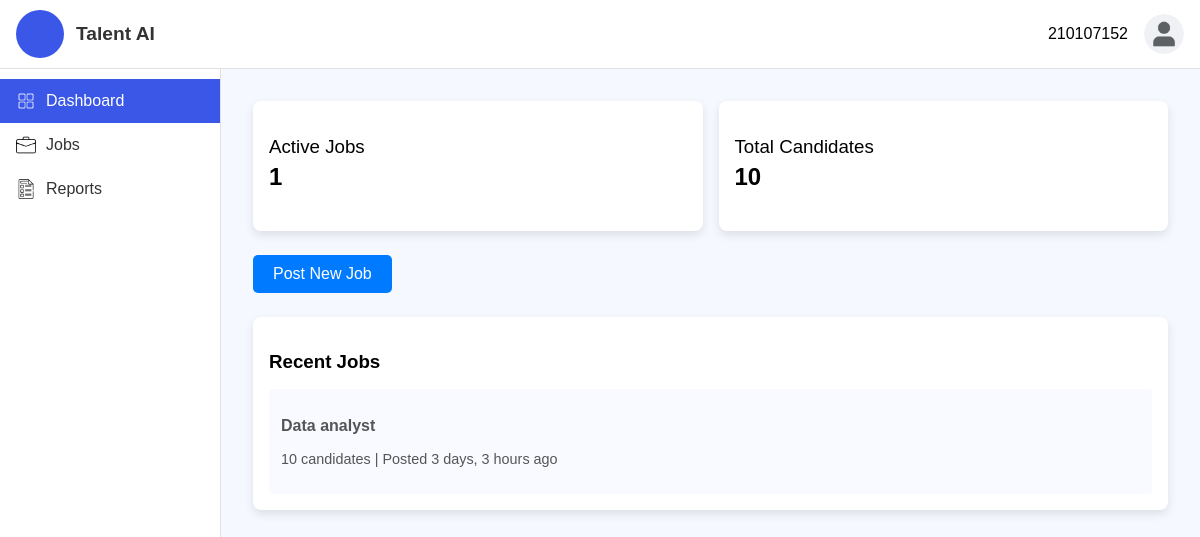
The page / (signed in) on the database its author committed.
### account/models.py (models this page shows, shortened)
class Job(models.Model):
    EMPLOYMENT_TYPE_CHOICES = [
        ('full-time', 'Full-Time'),
        ('part-time', 'Part-Time'),
        ('online', 'Online'),
    ]
    EXPERIENCE_LEVEL_CHOICES = [
        ('entry', 'Entry (0-1 years)'),
        ('mid', 'Mid (1-3 years)'),
        ('senior', 'Senior (3+ years)'),
    ]
    employer = models.ForeignKey(User, on_delete=models.CASCADE)
    job_title = models.CharField(max_length=200)
    location = models.CharField(max_length=100)
    experience_level = models.CharField(max_length=20, choices=EXPERIENCE_LEVEL_CHOICES)
    employment_type = models.CharField(max_length=20, choices=EMPLOYMENT_TYPE_CHOICES)
    requirements = models.TextField()
    skills = models.TextField()
    responsibilities = models.TextField()
    job_description = models.TextField()
    posted_at = models.DateTimeField(auto_now_add=True)
    embedded_details = models.JSONField(default=dict, blank=True, null=True)

### account/views.py (the view)
# urls.py: path('', views.dashboard, name='dashboard'),
@login_required
def dashboard(request):
    recent_jobs = Job.objects.filter(employer=request.user).order_by('-posted_at')[:10]
    jobs = []
    for job in recent_jobs:
        jobs.append((job,len(job.resumes.all())))
    all_jobs = Job.objects.all()
    active_jobs = len(list(all_jobs))
    total_candidates = 0
    for job in all_jobs:
        total_candidates += len(list(job.resumes.all()))
    return render(request,'account/dashboard.html',{'recent_jobs': jobs,
                                                    'active_jobs': active_jobs,
                                                    'total_candidates':total_candidates,
                                                    'user': request.user,
                                                    'active_page': 'dashboard'})

### account/templates/account/dashboard.html (shortened to what this page needs)
{% extends "base.html" %}
{% load static %}
{% block extra_css %}
<link rel="stylesheet" href="{% static 'css/dashboard.css' %}">
{% endblock %}
{% block content %}
<div class="container">
    <div class="statsSection">
        <div class="statCard">
            <h3 class="cardTitle">Active Jobs</h3>
            <p class="cardNumber">{{ active_jobs }}</p>
        </div>
        <div class="statCard">
            <h3 class="cardTitle">Total Candidates</h3>
            <p class="cardNumber">{{total_candidates}}</p>
        </div>
    </div>
    <div class="actions">
        <button class="primaryButton" id="postJobBtn"><a href="{% url 'post_job' %}" class="postjob_a">Post New Job</a></button>
    </div>
    <div class="listsSection">
        <div class="listCard">
            <h3 class="listTitle">Recent Jobs</h3>
            {% for job, resumes in recent_jobs %}
                <div class="listItem">
                    <p class="jobTitle"><a href="{% url 'candidates:job_posts' job_id=job.id %}" style="text-decoration: none; color:#555 ;">{{ job.job_title }}</a></p>
                    <p class="jobDetails">{{ resumes }} candidate{{ resumes|pluralize }}
                      | Posted {{ job.posted_at|timesince  }} ago</p>
                </div>
            {% empty %}
            <h3 class="listTitle">No recent jobs found.</h3>
            {% endfor %}
        </div>
    </div>
</div>
{% endblock %}

### account/templates/base.html (shortened to what this page needs)
{% load static %}
<!DOCTYPE html>
<html lang="en">
<head>
    <link rel="stylesheet" href="https://cdnjs.cloudflare.com/ajax/libs/font-awesome/6.0.0-beta3/css/all.min.css">
    <link rel="stylesheet" href="{% static 'css/base.css' %}">
    {% block extra_css %}{% endblock %}
</head>
<body>
    <header class="header">
        <div class="toolbar">
            <div class="brandSection">
                <div class="brandAvatar"></div>
                <span class="logo">Talent AI</span>
            </div>
            <div class="userSection" id="userSection">
                <span id="userName">{{ user }}</span>
                <button class="userAvatarBtn" id="menuToggle">
                    <div class="userAvatar" style="background-image: url('{% static 'images/profile.png' %}');"></div>
                </button>
            </div>
        </div>
      </header>
    <div class="wrapper">
    <aside class="aside">
        <nav>
            <ul class="menu">
                <a href="{% url 'dashboard' %}" class="sidebar_a">
                    <li class="menuItemlink {% if active_page == 'dashboard' %}activeLink{% endif %}" >
                        <img src="{% static 'images/dashboard.png' %}" class="menuIcon" alt="Dashboard Icon">
                        <span>Dashboard</span>
                    </li>
                </a>
                <a href="{% url 'jobs:jobs_list' %}" class="sidebar_a">
                    <li class="menuItemlink {% if active_page == 'jobs' %}activeLink{% endif %}" >
                        <img src="{% static 'images/jobs.png' %}" class="menuIcon" alt="Jobs Icon">
                        <span>Jobs</span>
                    </li>
                </a>
                <a href="{% url 'reports:jobs_report' %}" class="sidebar_a">
                    <li class="menuItemlink {% if active_page == 'reports' %}activeLink{% endif %}">
                        <img src="{% static 'images/report.png' %}" class="menuIcon" alt="Reports Icon">
                        <span>Reports</span>
                    </li>
                </a>
            </ul>
        </nav>
    </aside>
    <div id="content">
        {% block content %}
        {% endblock %}
    </div>
    </div>
</body>
</html>

### account/static/css/base.css (style rules this page uses)
body { margin: 0; font-family: Arial, sans-serif; }
.aside { width: 220px; background-color: #fff; border-right: 1px solid #e0e0e0; min-height: calc(100vh - 64px); padding-top: 10px; }
.menu { list-style: none; padding: 0; margin: 0; }
.menuItemlink { display: flex; align-items: center; padding: 12px 16px; font-size: 1rem; cursor: pointer; transition: background 0.3s; gap: 10px; }
.menuIcon { width: 20px; height: 20px; }
.activeLink { background-color: #3a57e8; color: #fff; }
.activeLink .menuIcon { filter: brightness(0) invert(1); }
.header { background-color: #fff; border-bottom: 1px solid #e0e0e0; padding: 10px 0; }
.toolbar { display: flex; justify-content: space-between; align-items: center; padding: 0 1rem; min-height: 45px; }
.brandSection { display: flex; align-items: center; gap: 0.75rem; }
.brandAvatar { background-color: #3a57e8; width: 48px; height: 48px; border-radius: 50%; }
.logo { color: #333; font-weight: 600; font-size: 1.2rem; }
.userSection { display: flex; align-items: center; gap: 1rem; position: relative; }
.userAvatarBtn { background: none; border: none; cursor: pointer; padding: 0; }
.userAvatar { width: 40px; height: 40px; border-radius: 50%; background-size: cover; background-position: center; }
.wrapper { display: flex; }
#content { flex: 1; }
.sidebar_a { text-decoration: none; color: #333; }

### account/static/css/dashboard.css (style rules this page uses)
body { margin: 0; font-family: Arial, sans-serif; background-color: #f5f9ff; }
.container { display: flex; flex-direction: column; gap: 1.5rem; padding: 2rem; }
.statsSection { display: flex; gap: 1rem; }
.statCard { flex: 1; padding: 1rem; background: white; border-radius: 8px; box-shadow: 0px 4px 10px rgba(0, 0, 0, 0.1); text-align: left; }
.cardTitle { font-weight: 500; margin-bottom: 0.2rem; }
.cardNumber { font-size: 1.5rem; margin-top: 0.3rem; font-weight: 700; }
.actions { display: flex; gap: 1rem; justify-content: left; }
.primaryButton { background-color: #007bff; color: white; font-size: 1rem; padding: 10px 20px; border: none; border-radius: 5px; cursor: pointer; }
.listsSection { display: flex; gap: 1rem; }
.listCard { flex: 1; padding: 1rem; background: white; border-radius: 8px; box-shadow: 0px 4px 10px rgba(0, 0, 0, 0.1); }
.listTitle { font-weight: 600; margin-bottom: 0.5rem; }
.listItem { margin-top: 1rem; background-color: #f8faff; padding: 0.75rem; border-radius: 4px; }
.jobTitle, .applicantName { font-weight: bold; }
.jobDetails, .applicantDetails { font-size: 0.9rem; color: #555; }
.postjob_a { text-decoration: none; color: white; display: block; width: 100%; }

### rows shown on the page
Job: job_title "Data analyst", resumes "10", posted_at "3 days, 3 hours"

### other values the page prints
{{ user }} "210107152"
{{ active_jobs }} "1"
{{ total_candidates }} "10"
